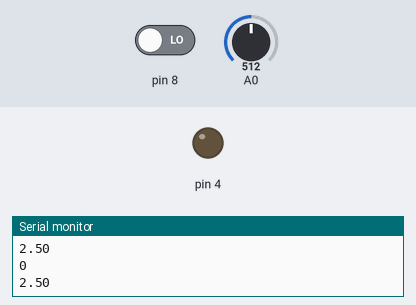
A sketch run on a simulated Arduino Uno, built with avr-gcc and run on an emulated ATmega328P. On the bench: output pins drawn as LEDs (lit = HIGH), the last lines printed to the serial monitor. The test bench sets the inputs (shaded band); at power-on: A0 = 512, pin 8 LOW.

Above: at 1.8 s.
1.9 s: A0 set to 601
3.4 s: A0 set to 624
At 5.0 s:
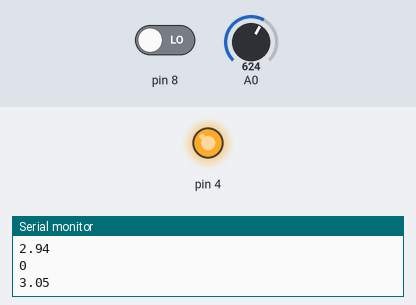
Timing chart, 0 to 11.5 s (numbered marks = the images above; inputs shaded):
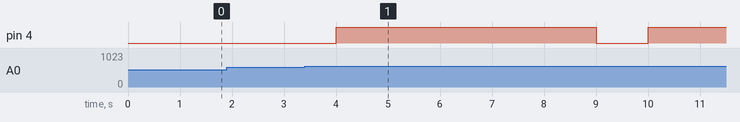

The sketch:

5stairlight.ino
```cpp
void setup() {
  pinMode(4, OUTPUT);
  pinMode(8, INPUT);
  Serial.begin(9600);
}

void loop() {
  int voicepitch=digitalRead(8);
  int analogValue = analogRead(A0);
  float voltage = analogValue * (5.0 / 1023.0);
  Serial.println(voicepitch);
  Serial.println(voltage);
  if(voicepitch=HIGH&&voltage>=3){
    digitalWrite(4, HIGH);   // turn the LED on (HIGH is the voltage level)
    delay(5000);
    digitalWrite(4, LOW);
  }
  delay(1000);
}
```

Measured:
- the behaviour switches between 613 and 614 on A0 (found by bisection; images 0 and 1)
- after the input at 3.4 s, pin 4: LOW → HIGH after 0.60 s, → LOW 5.0 s later, → HIGH 1.0 s later
